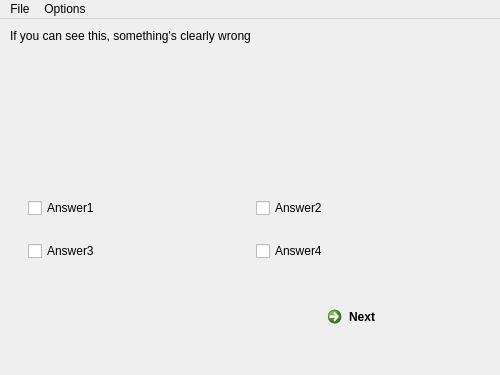
<?xml version="1.0" encoding="UTF-8"?>
<ui version="4.0">
 <class>MainWindow</class>
 <widget class="QMainWindow" name="MainWindow">
  <property name="geometry">
   <rect>
    <x>0</x>
    <y>0</y>
    <width>500</width>
    <height>375</height>
   </rect>
  </property>
  <property name="windowTitle">
   <string notr="true">Junebug 2</string>
  </property>
  <property name="toolButtonStyle">
   <enum>Qt::ToolButtonTextOnly</enum>
  </property>
  <property name="unifiedTitleAndToolBarOnMac">
   <bool>true</bool>
  </property>
  <widget class="QWidget" name="centralWidget">
   <widget class="QStackedWidget" name="stackedWidget">
    <property name="geometry">
     <rect>
      <x>0</x>
      <y>0</y>
      <width>500</width>
      <height>330</height>
     </rect>
    </property>
    <property name="currentIndex">
     <number>3</number>
    </property>
    <widget class="QWidget" name="info">
     <widget class="QLabel" name="info_label">
      <property name="geometry">
       <rect>
        <x>10</x>
        <y>10</y>
        <width>481</width>
        <height>251</height>
       </rect>
      </property>
      <property name="text">
       <string>If you can see this, something's clearly wrong</string>
      </property>
      <property name="alignment">
       <set>Qt::AlignLeading|Qt::AlignLeft|Qt::AlignTop</set>
      </property>
      <property name="wordWrap">
       <bool>true</bool>
      </property>
     </widget>
     <widget class="QCommandLinkButton" name="info_nextButton">
      <property name="geometry">
       <rect>
        <x>320</x>
        <y>280</y>
        <width>172</width>
        <height>41</height>
       </rect>
      </property>
      <property name="text">
       <string>Next</string>
      </property>
     </widget>
    </widget>
    <widget class="QWidget" name="text">
     <widget class="QCommandLinkButton" name="text_nextButton">
      <property name="geometry">
       <rect>
        <x>320</x>
        <y>280</y>
        <width>172</width>
        <height>41</height>
       </rect>
      </property>
      <property name="text">
       <string>Next</string>
      </property>
     </widget>
     <widget class="QLabel" name="text_label">
      <property name="geometry">
       <rect>
        <x>10</x>
        <y>10</y>
        <width>481</width>
        <height>221</height>
       </rect>
      </property>
      <property name="text">
       <string>If you can see this, something's clearly wrong</string>
      </property>
      <property name="alignment">
       <set>Qt::AlignLeading|Qt::AlignLeft|Qt::AlignTop</set>
      </property>
      <property name="wordWrap">
       <bool>true</bool>
      </property>
     </widget>
     <widget class="QLineEdit" name="text_lineEdit">
      <property name="geometry">
       <rect>
        <x>10</x>
        <y>250</y>
        <width>481</width>
        <height>20</height>
       </rect>
      </property>
     </widget>
    </widget>
    <widget class="QWidget" name="terminator">
     <widget class="QLabel" name="terminator_label">
      <property name="geometry">
       <rect>
        <x>10</x>
        <y>10</y>
        <width>481</width>
        <height>311</height>
       </rect>
      </property>
      <property name="text">
       <string>If you can see this, something's clearly wrong</string>
      </property>
      <property name="alignment">
       <set>Qt::AlignLeading|Qt::AlignLeft|Qt::AlignTop</set>
      </property>
      <property name="wordWrap">
       <bool>true</bool>
      </property>
     </widget>
    </widget>
    <widget class="QWidget" name="check">
     <widget class="QCommandLinkButton" name="check_nextButton">
      <property name="geometry">
       <rect>
        <x>320</x>
        <y>280</y>
        <width>172</width>
        <height>41</height>
       </rect>
      </property>
      <property name="text">
       <string>Next</string>
      </property>
     </widget>
     <widget class="QLabel" name="check_label">
      <property name="geometry">
       <rect>
        <x>10</x>
        <y>10</y>
        <width>481</width>
        <height>131</height>
       </rect>
      </property>
      <property name="text">
       <string>If you can see this, something's clearly wrong</string>
      </property>
      <property name="alignment">
       <set>Qt::AlignLeading|Qt::AlignLeft|Qt::AlignTop</set>
      </property>
      <property name="wordWrap">
       <bool>true</bool>
      </property>
     </widget>
     <widget class="QWidget" name="layoutWidget">
      <property name="geometry">
       <rect>
        <x>17</x>
        <y>151</y>
        <width>471</width>
        <height>121</height>
       </rect>
      </property>
      <layout class="QGridLayout" name="gridLayout">
       <item row="1" column="0">
        <widget class="QCheckBox" name="check_3">
         <property name="text">
          <string>Answer3</string>
         </property>
        </widget>
       </item>
       <item row="0" column="0">
        <widget class="QCheckBox" name="check_1">
         <property name="text">
          <string>Answer1</string>
         </property>
        </widget>
       </item>
       <item row="0" column="1">
        <widget class="QCheckBox" name="check_2">
         <property name="text">
          <string>Answer2</string>
         </property>
        </widget>
       </item>
       <item row="1" column="1">
        <widget class="QCheckBox" name="check_4">
         <property name="text">
          <string>Answer4</string>
         </property>
        </widget>
       </item>
      </layout>
     </widget>
    </widget>
   </widget>
  </widget>
  <widget class="QMenuBar" name="menuBar">
   <property name="geometry">
    <rect>
     <x>0</x>
     <y>0</y>
     <width>500</width>
     <height>21</height>
    </rect>
   </property>
   <widget class="QMenu" name="menuFile">
    <property name="title">
     <string>File</string>
    </property>
    <addaction name="actionNew"/>
    <addaction name="separator"/>
    <addaction name="actionSave"/>
    <addaction name="actionSave_As"/>
    <addaction name="separator"/>
    <addaction name="actionLoad"/>
   </widget>
   <widget class="QMenu" name="menuOptions">
    <property name="title">
     <string>Options</string>
    </property>
    <addaction name="actionAutosave_enabled"/>
   </widget>
   <addaction name="menuFile"/>
   <addaction name="menuOptions"/>
  </widget>
  <widget class="QStatusBar" name="statusBar">
   <property name="enabled">
    <bool>false</bool>
   </property>
   <property name="sizeGripEnabled">
    <bool>false</bool>
   </property>
  </widget>
  <action name="actionSave">
   <property name="text">
    <string>Save</string>
   </property>
   <property name="shortcut">
    <string>Ctrl+S</string>
   </property>
  </action>
  <action name="actionLoad">
   <property name="text">
    <string>Load</string>
   </property>
   <property name="shortcut">
    <string>Ctrl+O</string>
   </property>
  </action>
  <action name="actionNew">
   <property name="text">
    <string>New</string>
   </property>
   <property name="shortcut">
    <string>Ctrl+N</string>
   </property>
  </action>
  <action name="actionSave_As">
   <property name="text">
    <string>Save As</string>
   </property>
   <property name="shortcut">
    <string>Ctrl+Shift+S</string>
   </property>
  </action>
  <action name="actionAutosave_enabled">
   <property name="checkable">
    <bool>true</bool>
   </property>
   <property name="text">
    <string>Autosave enabled</string>
   </property>
  </action>
 </widget>
 <layoutdefault spacing="6" margin="11"/>
 <resources/>
 <connections/>
</ui>
